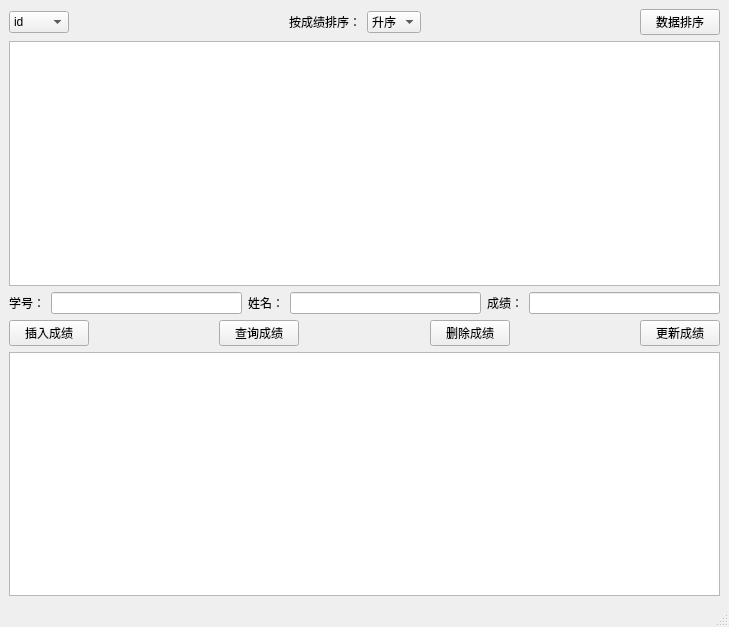
<?xml version="1.0" encoding="UTF-8"?>
<ui version="4.0">
 <class>MainWindow</class>
 <widget class="QMainWindow" name="MainWindow">
  <property name="windowModality">
   <enum>Qt::ApplicationModal</enum>
  </property>
  <property name="geometry">
   <rect>
    <x>0</x>
    <y>0</y>
    <width>729</width>
    <height>627</height>
   </rect>
  </property>
  <property name="windowTitle">
   <string>学生成绩管理系统1.2v</string>
  </property>
  <property name="windowIcon">
   <iconset resource="images.qrc">
    <normaloff>:/new/prefix1/Images/1-titleico.jpg</normaloff>:/new/prefix1/Images/1-titleico.jpg</iconset>
  </property>
  <property name="animated">
   <bool>true</bool>
  </property>
  <property name="tabShape">
   <enum>QTabWidget::Triangular</enum>
  </property>
  <widget class="QWidget" name="centralwidget">
   <layout class="QHBoxLayout" name="horizontalLayout_4">
    <item>
     <layout class="QVBoxLayout" name="verticalLayout_2">
      <item>
       <layout class="QHBoxLayout" name="horizontalLayout">
        <item>
         <widget class="QComboBox" name="comboBoxValue_sort">
          <item>
           <property name="text">
            <string>id</string>
           </property>
          </item>
          <item>
           <property name="text">
            <string>score</string>
           </property>
          </item>
         </widget>
        </item>
        <item>
         <spacer name="horizontalSpacer_2">
          <property name="orientation">
           <enum>Qt::Horizontal</enum>
          </property>
          <property name="sizeHint" stdset="0">
           <size>
            <width>40</width>
            <height>20</height>
           </size>
          </property>
         </spacer>
        </item>
        <item>
         <widget class="QLabel" name="label_3">
          <property name="text">
           <string>按成绩排序：</string>
          </property>
          <property name="margin">
           <number>1</number>
          </property>
         </widget>
        </item>
        <item>
         <widget class="QComboBox" name="comboBoxOrder_sort">
          <item>
           <property name="text">
            <string>升序</string>
           </property>
          </item>
          <item>
           <property name="text">
            <string>倒序</string>
           </property>
          </item>
         </widget>
        </item>
        <item>
         <spacer name="horizontalSpacer_3">
          <property name="orientation">
           <enum>Qt::Horizontal</enum>
          </property>
          <property name="sizeHint" stdset="0">
           <size>
            <width>40</width>
            <height>20</height>
           </size>
          </property>
         </spacer>
        </item>
        <item>
         <widget class="QPushButton" name="pushButtonSort">
          <property name="text">
           <string>数据排序</string>
          </property>
         </widget>
        </item>
       </layout>
      </item>
      <item>
       <layout class="QVBoxLayout" name="verticalLayout">
        <item>
         <widget class="QTableView" name="tableView"/>
        </item>
        <item>
         <layout class="QHBoxLayout" name="horizontalLayout_2">
          <item>
           <widget class="QLabel" name="label">
            <property name="text">
             <string>学号：</string>
            </property>
           </widget>
          </item>
          <item>
           <widget class="QLineEdit" name="lineEdit_ID"/>
          </item>
          <item>
           <widget class="QLabel" name="label_2">
            <property name="text">
             <string>姓名：</string>
            </property>
           </widget>
          </item>
          <item>
           <widget class="QLineEdit" name="lineEdit_NAME"/>
          </item>
          <item>
           <widget class="QLabel" name="label_4">
            <property name="text">
             <string>成绩：</string>
            </property>
           </widget>
          </item>
          <item>
           <widget class="QLineEdit" name="lineEdit_SCORE"/>
          </item>
         </layout>
        </item>
        <item>
         <layout class="QHBoxLayout" name="horizontalLayout_3">
          <item>
           <widget class="QPushButton" name="pushButton_INSERT">
            <property name="text">
             <string>插入成绩</string>
            </property>
           </widget>
          </item>
          <item>
           <spacer name="horizontalSpacer">
            <property name="orientation">
             <enum>Qt::Horizontal</enum>
            </property>
            <property name="sizeHint" stdset="0">
             <size>
              <width>40</width>
              <height>20</height>
             </size>
            </property>
           </spacer>
          </item>
          <item>
           <widget class="QPushButton" name="pushButton_FIND">
            <property name="text">
             <string>查询成绩</string>
            </property>
           </widget>
          </item>
          <item>
           <spacer name="horizontalSpacer_4">
            <property name="orientation">
             <enum>Qt::Horizontal</enum>
            </property>
            <property name="sizeHint" stdset="0">
             <size>
              <width>40</width>
              <height>20</height>
             </size>
            </property>
           </spacer>
          </item>
          <item>
           <widget class="QPushButton" name="pushButton_DELETE">
            <property name="text">
             <string>删除成绩</string>
            </property>
           </widget>
          </item>
          <item>
           <spacer name="horizontalSpacer_5">
            <property name="orientation">
             <enum>Qt::Horizontal</enum>
            </property>
            <property name="sizeHint" stdset="0">
             <size>
              <width>40</width>
              <height>20</height>
             </size>
            </property>
           </spacer>
          </item>
          <item>
           <widget class="QPushButton" name="pushButton_UPDATE">
            <property name="text">
             <string>更新成绩</string>
            </property>
           </widget>
          </item>
         </layout>
        </item>
        <item>
         <widget class="QTextEdit" name="TextEdit"/>
        </item>
       </layout>
      </item>
     </layout>
    </item>
   </layout>
  </widget>
  <widget class="QMenuBar" name="menubar">
   <property name="geometry">
    <rect>
     <x>0</x>
     <y>0</y>
     <width>729</width>
     <height>21</height>
    </rect>
   </property>
  </widget>
  <widget class="QStatusBar" name="statusbar"/>
 </widget>
 <resources>
  <include location="images.qrc"/>
 </resources>
 <connections/>
</ui>
